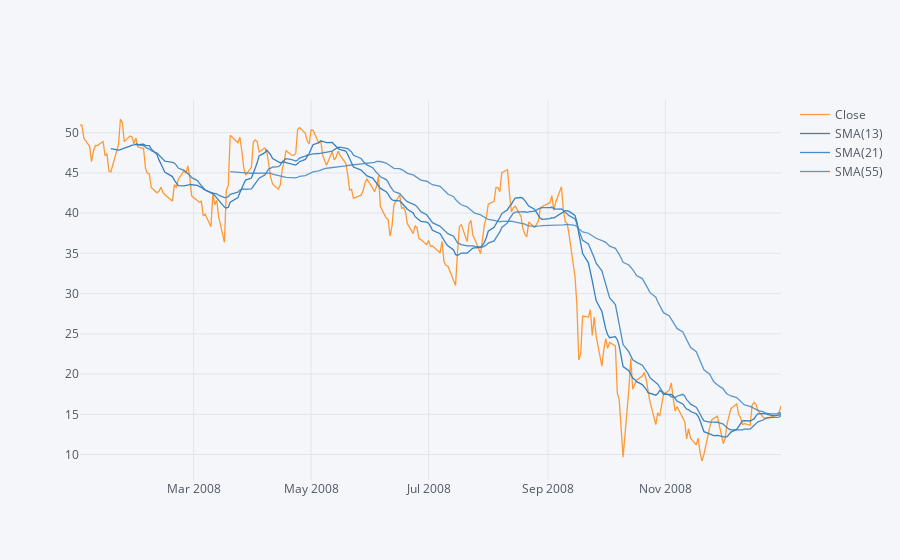

The notebook cell this image was saved under:
### Code cell
# MS moving averages plot for the year 2008, using interactive cufflings
MS['Close'].loc['2008-01-01':'2009-01-01'].ta_plot(study='sma', periods=[13,21,55])

### Figure 1 — Plotly figure (JSON) as saved in the notebook; plotly's stock layout.template omitted (floating-point values rounded to 4 significant figures; data arrays with more than 128 entries replaced by an {"elided": "..."} marker saying what was removed)
{"data": [{"line": {"color": "rgba(255, 153, 51, 1.0)", "dash": "solid", "shape": "linear", "width": 1.3}, "mode": "lines", "name": "Close", "text": "", "type": "scatter", "x": {"elided": "253 str values"}, "y": {"elided": "253 float values"}}, {"line": {"color": "rgba(55, 128, 191, 1.0)", "dash": "solid", "shape": "linear", "width": 1.3}, "mode": "lines", "name": "SMA(13)", "text": "", "type": "scatter", "x": {"elided": "253 str values"}, "y": {"elided": "253 mixed values"}}, {"line": {"color": "rgba(55, 128, 191, 0.8999999999999999)", "dash": "solid", "shape": "linear", "width": 1.3}, "mode": "lines", "name": "SMA(21)", "text": "", "type": "scatter", "x": {"elided": "253 str values"}, "y": {"elided": "253 mixed values"}}, {"line": {"color": "rgba(55, 128, 191, 0.7999999999999998)", "dash": "solid", "shape": "linear", "width": 1.3}, "mode": "lines", "name": "SMA(55)", "text": "", "type": "scatter", "x": {"elided": "253 str values"}, "y": {"elided": "253 mixed values"}}], "layout": {"legend": {"bgcolor": "#F5F6F9", "font": {"color": "#4D5663"}}, "paper_bgcolor": "#F5F6F9", "plot_bgcolor": "#F5F6F9", "title": {"font": {"color": "#4D5663"}}, "xaxis": {"gridcolor": "#E1E5ED", "showgrid": true, "tickfont": {"color": "#4D5663"}, "title": {"font": {"color": "#4D5663"}, "text": ""}, "zerolinecolor": "#E1E5ED"}, "yaxis": {"gridcolor": "#E1E5ED", "showgrid": true, "tickfont": {"color": "#4D5663"}, "title": {"font": {"color": "#4D5663"}, "text": ""}, "zerolinecolor": "#E1E5ED"}}}
